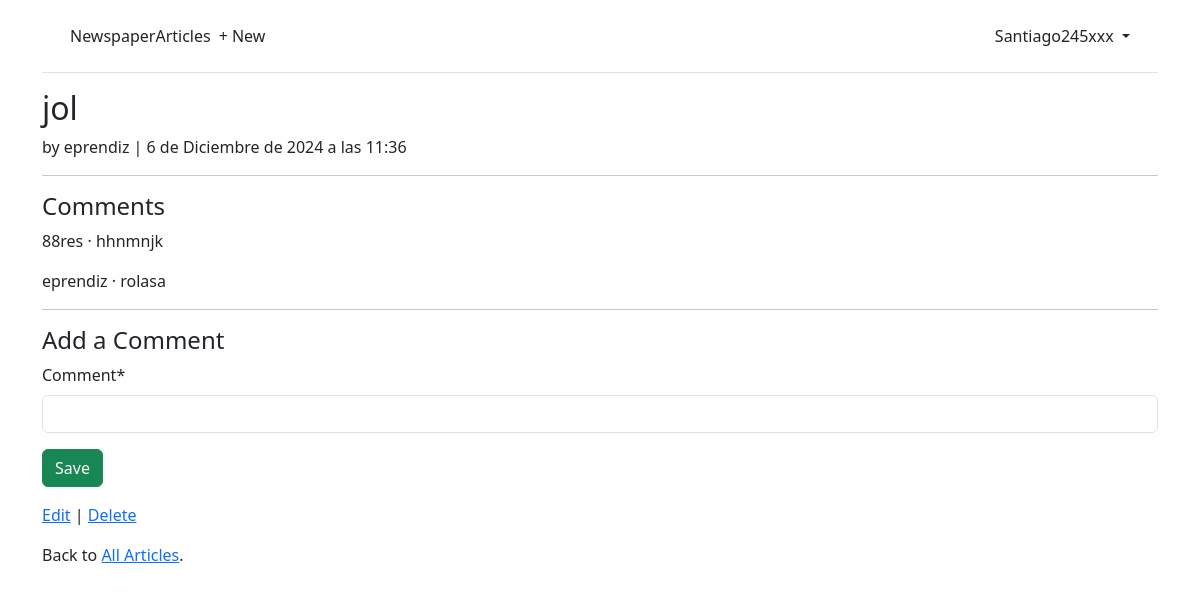
/articles/9/ (signed in), run on the app's committed database.
### accounts/models.py (models this page shows)
class CustomUser(AbstractUser):
    age = models.PositiveIntegerField(null=True, blank=True)

### articles/models.py (models this page shows, shortened)
class Article(models.Model):
    title = models.CharField(max_length=255)
    body = models.TextField()
    date = models.DateTimeField(auto_now_add=True)
    author = models.ForeignKey(
        settings.AUTH_USER_MODEL,
        on_delete=models.CASCADE,
    )
    image = models.ImageField(upload_to='article_images/', blank=True, null=True)

class Comment(models.Model):
    article = models.ForeignKey(Article, on_delete=models.CASCADE,)
    comment = models.CharField(max_length=140)
    author = models.ForeignKey(settings.AUTH_USER_MODEL, on_delete=models.CASCADE,)
    def __str__(self):
        return self.comment

### articles/views.py (the view, shortened to what this page needs)
class ArticleDetailView(LoginRequiredMixin,View):
    def get(self,request,*args, **kwargs):
        view = CommentGet.as_view()
        return view(request,*args, **kwargs)

### articles/forms.py
class CommentForm(forms.ModelForm):
    class Meta:
        model = Comment
        fields = ("comment",)

### articles/views.py (called while the page is built)
    def get_context_data(self, **kwargs):
        context= super().get_context_data(**kwargs)
        context['form'] = CommentForm()
        return context

### templates/article_detail.html (shortened to what this page needs)
{% extends "base.html" %}
{% load crispy_forms_tags %}
{% block content %}
    <div class="article-entry">
        <h2>{{ object.title }}</h2>
        <p>by {{ object.author }} | {{ object.date }}</p>
    </div>
    <hr>
    <h4>Comments</h4>
    {% for comment in article.comment_set.all %}
        <p>{{ comment.author }} &middot; {{ comment }}</p>
    {% endfor %}
    <hr>
    <h4>Add a Comment</h4>
    <form action="" method="post">
        {{ form|crispy }}
        <button class="btn btn-success ml-2" type="submit">Save</button>
    <form>
        <p class="mt-3">
            <a href="{% url 'article_edit' article.pk %}">Edit</a> |
            <a href="{% url 'article_delete' article.pk %}">Delete</a>
        </p>
    <p>Back to <a href="{% url 'article_list' %}">All Articles</a>.</p>
{% endblock content %}

### templates/base.html (shortened to what this page needs)
<!DOCTYPE html>
{% load static %}
<html lang="en">
    <head>
        {% load bootstrap5 %}
        {% bootstrap_css %}
    </head>
    <body>
        <div class="container">
            <header class="p-3 mb-3 border-bottom">
                <div class="container">
                    <div class="d-flex flex-wrap align-items-center justify-content-center justify-content-lg-start">
                        <a class="navbar-brand" href="{% url 'home' %}">Newspaper</a>
                        <a class="navbar-brand" href="{% url 'article_list' %}">Articles</a>
                        <ul class="nav col-12 col-lg-auto me-lg-auto mb-2 justify-content-center mb-md-0">
                        {% if user.is_authenticated %}
                            <li><a href="{% url 'article_new' %}" class="nav-link px-2 link-dark">
                                + New</a></li>
                            </ul>
                            <div class="dropdown text-end">
                                <a href="#" class="d-block link-dark text-decoration-none dropdown-toggle" id="dropdownUser1" data-bs-toggle="dropdown" aria-expanded="false">
                                    {{ user.username }}
                                </a>
                            </div>
                        {% else %}
                        </ul>
                            <div class="text-end">
                                <a href="{% url 'login' %}" class="btn btn-outline-primary me-2">Log In</a>
                                <a href="{% url 'signup' %}" class="btn btn-primary">Sign Up</a>
                            </div>
                        {% endif %}
                    </div>
                </div>
            </header>
        <main>
            {% block content %}
            {% endblock content %}
        </main>
    </body>
</html>

### data on the page
CustomUser: username "Santiago245xxx"
Article: title "jol", author "eprendiz", date "6 de Diciembre de 2024 a las 11:36"
Comment: author "88res", comment "hhnmnjk"
Comment: author "eprendiz", comment "rolasa"
